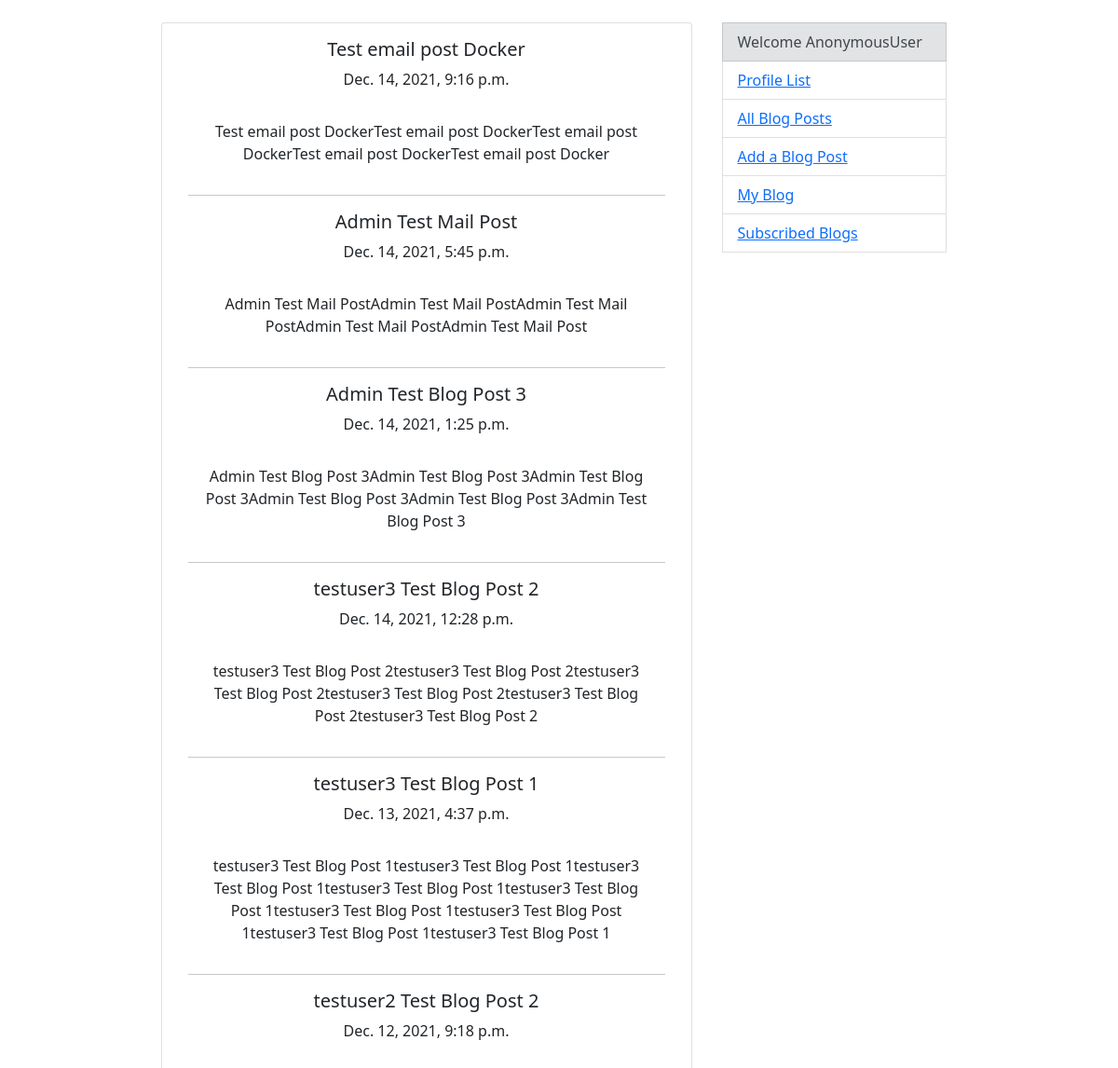
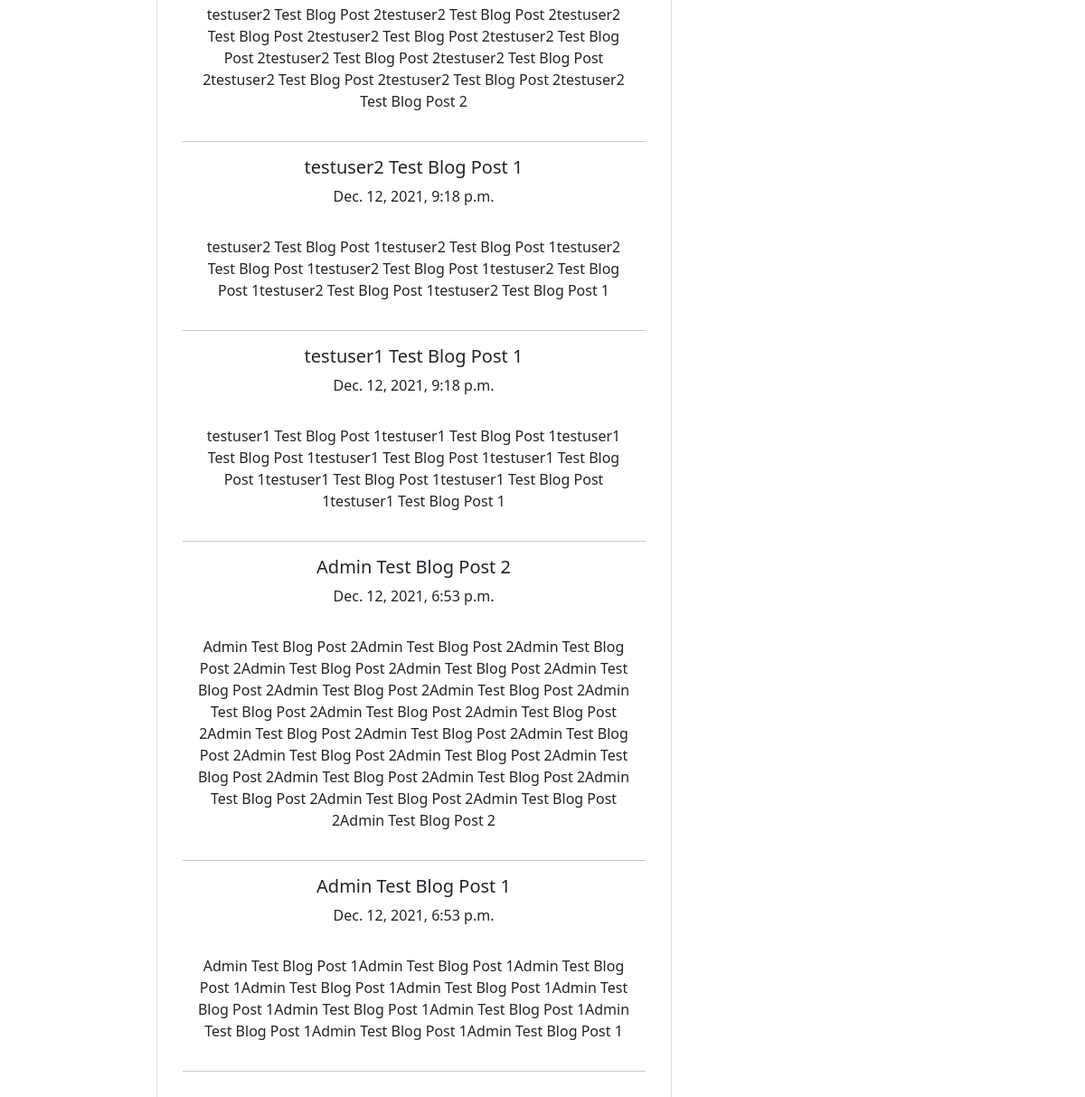
The app's page /blogs/ with its own data (2 pictures, top to bottom).
### blogs/models.py (models this page shows, shortened)
class BlogPost(models.Model):
    author = models.ForeignKey(Profile, on_delete=models.CASCADE)
    post_title = models.CharField("Post Title", max_length=150, unique=True)
    post_content = models.TextField("Content")
    created = models.DateTimeField(auto_now_add=True)
    class Meta:
        ordering = ("-created",)

### blogs/views.py (the view)
# urls.py: path('', BlogPostListView.as_view(), name='blogs'),
class BlogPostListView(ListView):
    model = BlogPost
    template_name = 'blogs/index.html'
    context_object_name = "blogs"
    ordering = "-created"

### blogs/templates/blogs/index.html (shortened to what this page needs)
{% extends 'base.html' %}
{% block content %}
    {% for post in blogs %}
        <h5 class="card-title">{{ post.post_title }}</h5>
        <p class="card-text">{{ post.created }}</p>
        <p class="card-body">{{ post.post_content }}</p>
        <hr>
    {% endfor %}
{% endblock %}

### records on screen
BlogPost: post_title "Test email post Docker", created "Dec. 14, 2021, 9:16 p.m.", post_content "Test email post DockerTest email post DockerTest email post DockerTest email post DockerTest email post Docker"
BlogPost: post_title "Admin Test Mail Post", created "Dec. 14, 2021, 5:45 p.m.", post_content "Admin Test Mail PostAdmin Test Mail PostAdmin Test Mail PostAdmin Test Mail PostAdmin Test Mail Post"
BlogPost: post_title "Admin Test Blog Post 3", created "Dec. 14, 2021, 1:25 p.m.", post_content "Admin Test Blog Post 3Admin Test Blog Post 3Admin Test Blog Post 3Admin Test Blog Post 3Admin Test Blog Post 3Admin Test Blog Post 3"
BlogPost: post_title "testuser3 Test Blog Post 2", created "Dec. 14, 2021, 12:28 p.m.", post_content "testuser3 Test Blog Post 2testuser3 Test Blog Post 2testuser3 Test Blog Post 2testuser3 Test Blog Post 2testuser3 Test Blog Post 2testuser3 Test Blog Post 2"
BlogPost: post_title "testuser3 Test Blog Post 1", created "Dec. 13, 2021, 4:37 p.m.", post_content "testuser3 Test Blog Post 1testuser3 Test Blog Post 1testuser3 Test Blog Post 1testuser3 Test Blog Post 1testuser3 Test Blog Post 1testuser3 Test Blog Post 1testuser3 Test Blog Post 1testuser3 Test Blog Post 1testuser3 Test Blog Post 1"
BlogPost: post_title "testuser2 Test Blog Post 2", created "Dec. 12, 2021, 9:18 p.m.", post_content "testuser2 Test Blog Post 2testuser2 Test Blog Post 2testuser2 Test Blog Post 2testuser2 Test Blog Post 2testuser2 Test Blog Post 2testuser2 Test Blog Post 2testuser2 Test Blog Post 2testuser2 Test Blog Post 2testuser2 Test Blog Post 2testuser2 Test Blog Post 2"
BlogPost: post_title "testuser2 Test Blog Post 1", created "Dec. 12, 2021, 9:18 p.m.", post_content "testuser2 Test Blog Post 1testuser2 Test Blog Post 1testuser2 Test Blog Post 1testuser2 Test Blog Post 1testuser2 Test Blog Post 1testuser2 Test Blog Post 1testuser2 Test Blog Post 1"
BlogPost: post_title "testuser1 Test Blog Post 1", created "Dec. 12, 2021, 9:18 p.m.", post_content "testuser1 Test Blog Post 1testuser1 Test Blog Post 1testuser1 Test Blog Post 1testuser1 Test Blog Post 1testuser1 Test Blog Post 1testuser1 Test Blog Post 1testuser1 Test Blog Post 1testuser1 Test Blog Post 1"
BlogPost: post_title "Admin Test Blog Post 2", created "Dec. 12, 2021, 6:53 p.m.", post_content "Admin Test Blog Post 2Admin Test Blog Post 2Admin Test Blog Post 2Admin Test Blog Post 2Admin Test Blog Post 2Admin Test Blog Post 2Admin Test Blog Post 2Admin Test Blog Post 2Admin Test Blog Post 2Admin Test Blog Post 2Admin Test Blog Post 2Admin Test Blog Post 2Admin Test Blog Post 2Admin Test Blog Post 2Admin Test Blog Post 2Admin Test Blog Post 2Admin Test Blog Post 2Admin Test Blog Post 2Admin Test Blog Post 2Admin Test Blog Post 2Admin Test Blog Post 2Admin Test Blog Post 2Admin Test Blog Post 2"
BlogPost: post_title "Admin Test Blog Post 1", created "Dec. 12, 2021, 6:53 p.m.", post_content "Admin Test Blog Post 1Admin Test Blog Post 1Admin Test Blog Post 1Admin Test Blog Post 1Admin Test Blog Post 1Admin Test Blog Post 1Admin Test Blog Post 1Admin Test Blog Post 1Admin Test Blog Post 1Admin Test Blog Post 1Admin Test Blog Post 1"

### other values on screen
{{ request.user }} "AnonymousUser"
